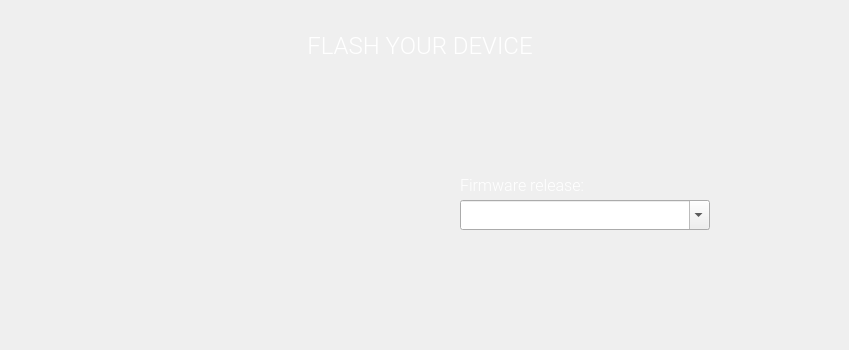
    <widget class="QWidget" name="step2">
     <widget class="QLabel" name="s2_label_12">
      <property name="geometry">
       <rect>
        <x>460</x>
        <y>160</y>
        <width>180</width>
        <height>50</height>
       </rect>
      </property>
      <property name="palette">
       <palette>
        <active>
         <colorrole role="WindowText">
          <brush brushstyle="SolidPattern">
           <color alpha="255">
            <red>255</red>
            <green>255</green>
            <blue>255</blue>
           </color>
          </brush>
         </colorrole>
        </active>
        <inactive>
         <colorrole role="WindowText">
          <brush brushstyle="SolidPattern">
           <color alpha="255">
            <red>255</red>
            <green>255</green>
            <blue>255</blue>
           </color>
          </brush>
         </colorrole>
        </inactive>
        <disabled>
         <colorrole role="WindowText">
          <brush brushstyle="SolidPattern">
           <color alpha="255">
            <red>120</red>
            <green>120</green>
            <blue>120</blue>
           </color>
          </brush>
         </colorrole>
        </disabled>
       </palette>
      </property>
      <property name="font">
       <font>
        <family>Roboto Light</family>
        <pointsize>12</pointsize>
       </font>
      </property>
      <property name="text">
       <string>Firmware release:</string>
      </property>
      <property name="alignment">
       <set>Qt::AlignLeading|Qt::AlignLeft|Qt::AlignVCenter</set>
      </property>
     </widget>
     <widget class="QComboBox" name="firmwareSelector">
      <property name="geometry">
       <rect>
        <x>460</x>
        <y>200</y>
        <width>250</width>
        <height>30</height>
       </rect>
      </property>
      <property name="autoFillBackground">
       <bool>false</bool>
      </property>
      <property name="styleSheet">
       <string notr="true"/>
      </property>
      <property name="editable">
       <bool>true</bool>
      </property>
     </widget>
     <widget class="QLabel" name="s2_label_2">
      <property name="geometry">
       <rect>
        <x>0</x>
        <y>20</y>
        <width>840</width>
        <height>50</height>
       </rect>
      </property>
      <property name="palette">
       <palette>
        <active>
         <colorrole role="WindowText">
          <brush brushstyle="SolidPattern">
           <color alpha="255">
            <red>255</red>
            <green>255</green>
            <blue>255</blue>
           </color>
          </brush>
         </colorrole>
        </active>
        <inactive>
         <colorrole role="WindowText">
          <brush brushstyle="SolidPattern">
           <color alpha="255">
            <red>255</red>
            <green>255</green>
            <blue>255</blue>
           </color>
          </brush>
         </colorrole>
        </inactive>
        <disabled>
         <colorrole role="WindowText">
          <brush brushstyle="SolidPattern">
           <color alpha="255">
            <red>120</red>
            <green>120</green>
            <blue>120</blue>
           </color>
          </brush>
         </colorrole>
        </disabled>
       </palette>
      </property>
      <property name="font">
       <font>
        <family>Roboto Light</family>
        <pointsize>18</pointsize>
        <weight>50</weight>
        <bold>false</bold>
       </font>
      </property>
      <property name="text">
       <string>FLASH YOUR DEVICE</string>
      </property>
      <property name="alignment">
       <set>Qt::AlignCenter</set>
      </property>
     </widget>
     <widget class="QLabel" name="s2_label">
      <property name="geometry">
       <rect>
        <x>100</x>
        <y>110</y>
        <width>351</width>
        <height>231</height>
       </rect>
      </property>
      <property name="maximumSize">
       <size>
        <width>491</width>
        <height>331</height>
       </size>
      </property>
      <property name="text">
       <string/>
      </property>
      <property name="pixmap">
       <pixmap resource="wizard.qrc">:/img/laptop1.png</pixmap>
      </property>
      <property name="alignment">
       <set>Qt::AlignCenter</set>
      </property>
     </widget>
    </widget>
